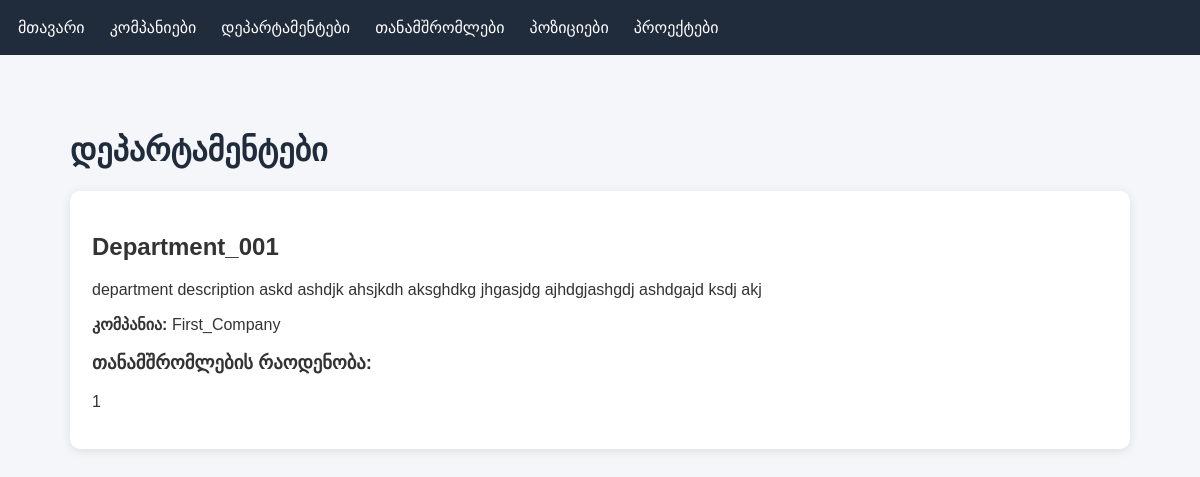
Screenshot of /departments/ with the database file from the repository.
### first_app/models.py (models this page shows, shortened)
class Department(models.Model):
    name = models.CharField(max_length=150)
    description = models.TextField()
    company = models.ForeignKey(Company, on_delete=models.CASCADE, related_name='departments')

class Company(models.Model):
    name = models.CharField(max_length=150)
    description = models.TextField()
    founded_date = models.DateField()

### first_app/views.py (the view)
# urls.py: path('departments/', views.department_list, name='department_list'),
def department_list(request):
    departments = Department.objects.select_related('company').all()
    return render(request, 'department_list.html', {
        'departments': departments
    })

### first_app/templates/department_list.html (shortened to what this page needs)
{% extends 'base.html' %}
{% block content %}
<h1>დეპარტამენტები</h1>
{% for department in departments %}
<div class="card">
    <h2>{{ department.name }}</h2>
    <p>{{ department.description }}</p>
    <p>
        <strong>კომპანია:</strong>
        {{ department.company.name }}
    </p>
    <h3>თანამშრომლების რაოდენობა:</h3>
    <p>{{ department.employees.count }}</p>
</div>
{% empty %}
<p>დეპარტამენტები არ არის დამატებული.</p>
{% endfor %}
{% endblock %}

### first_app/templates/base.html (style rules this page uses)
* { box-sizing: border-box; }
body { margin: 0; font-family: Arial, sans-serif; background: #f4f6f9; color: #333; }
.card { background: white; padding: 22px; margin-bottom: 15px; border-radius: 10px; box-shadow: 0 2px 8px #ddd; }
h1 { color: #202b3c; }

### rows the page displays
Department: name "Department_001", description "department description askd ashdjk ahsjkdh aksghdkg jhgasjdg ajhdgjashgdj ashdgajd ksdj akj", company.name "First_Company", employees.count "1"
